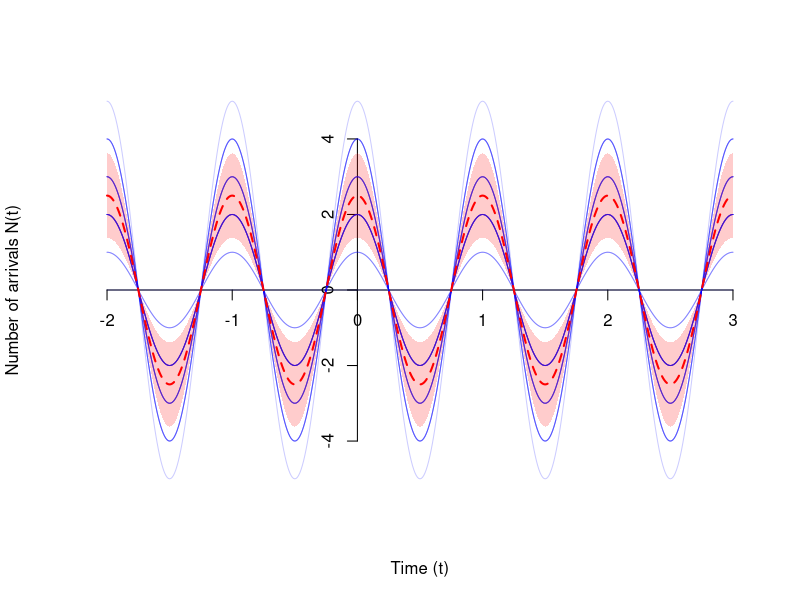
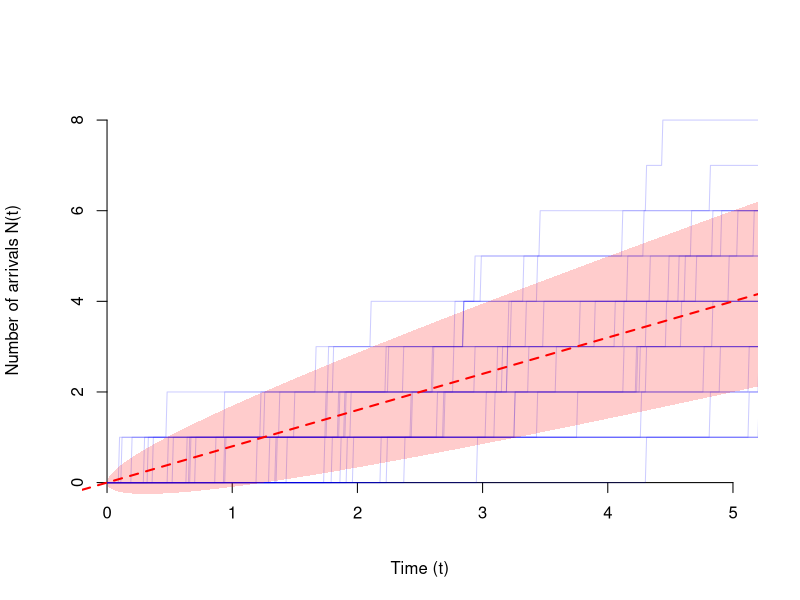
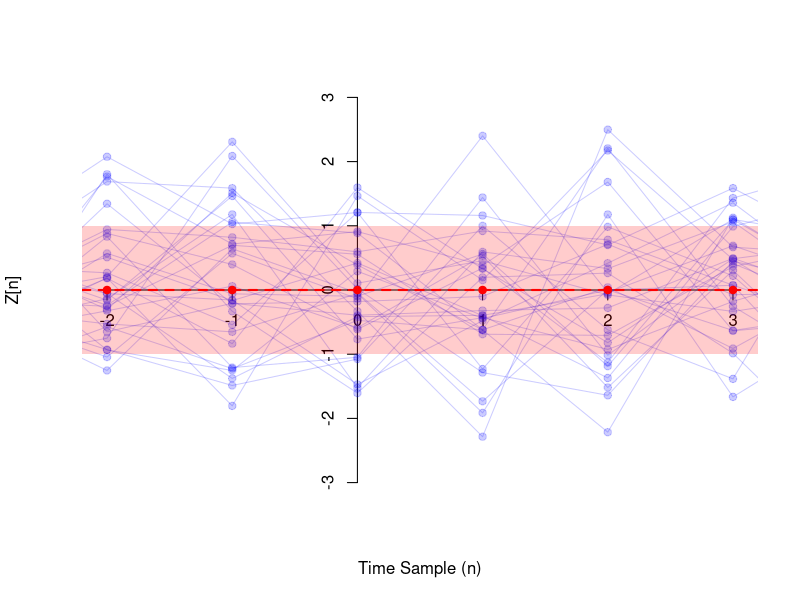
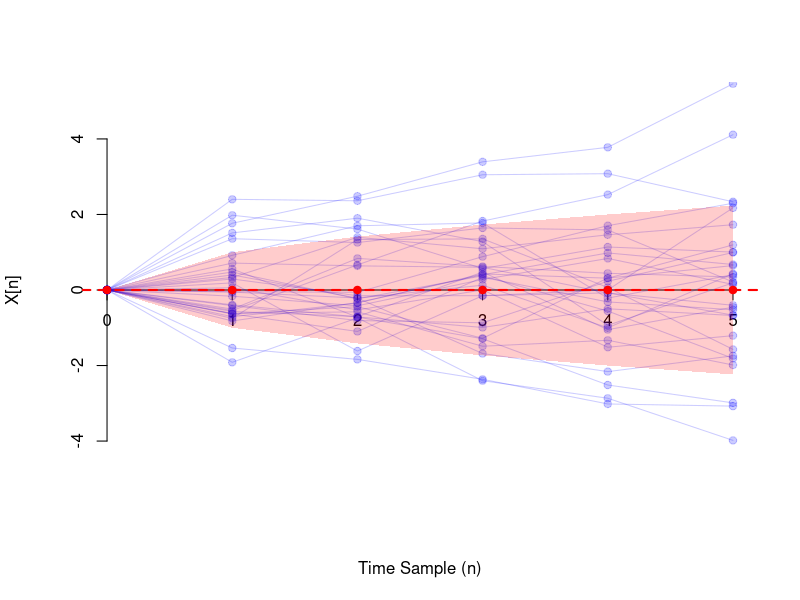

R code for these plots, in order:
## ---- chunk 1
plot(NA, NA,
     xaxt="n", yaxt="n", bty="n",
     xlim=c(-2, 3), ylim=c(-5.1, 5.1),
     xlab="Time (t)", ylab="Number of arrivals N(t)")
axis(1, pos=0)
axis(2, pos=0)
set.seed(1)
ts <- seq(-2, 3, by=0.01)
a <- rbinom(30, 5, 0.5)
for(i in 1:30) {
  lines(ts, a[i] * cos(2 * pi * ts), col=rgb(0, 0, 1, 0.2))
}
lines(ts, 2.5 * cos(2 * pi * ts), col="red", lty=2, lwd=2)
polygon(c(ts, rev(ts)),
        c(2.5 * cos(2 * pi * ts) + sqrt(1.25 * cos(2 * pi * ts)^2),
          2.5 * cos(2 * pi * rev(ts)) - sqrt(1.25 * cos(2 * pi * ts)^2)),
        border=NA,
        col=rgb(1, 0, 0, 0.2))
## ---- chunk 2
plot(NA, NA,
     xaxt="n", yaxt="n", bty="n",
     xlim=c(0, 5), ylim=c(0, 8.5),
     xlab="Time (t)", ylab="Number of arrivals N(t)")
axis(1, pos=0, at=0:5)
axis(2, pos=0)
set.seed(1)
for(i in 1:30) {
  arrivals <- cumsum(rexp(10, 0.8))
  ts <- seq(0, 6, by=.01)
  N <- c()
  for(t in ts) {
    N <- c(N, sum(arrivals < t))
  }
  lines(ts, N, col=rgb(0, 0, 1, 0.2))
}
abline(a=0, b=0.8, col="red", lty=2, lwd=2)
polygon(c(ts, rev(ts)),
        c(0.8 * ts + sqrt(0.8 * ts),
          0.8 * rev(ts) - sqrt(0.8 * rev(ts))),
        border=NA,
        col=rgb(1, 0, 0, 0.2))
## ---- chunk 3
plot(NA, NA,
     xaxt="n", yaxt="n", bty="n",
     xlim=c(-2, 3), ylim=c(-3, 3),
     xlab="Time Sample (n)", ylab="Z[n]")
axis(1, pos=0, at=-2:3)
axis(2, pos=0)
set.seed(1)
for(i in 1:30) {
  ts <- -3:4
  Z <- rnorm(8)
  points(ts, Z, pch=19, col=rgb(0, 0, 1, 0.2))
  lines(ts, Z, col=rgb(0, 0, 1, 0.2))
}
points(-2:3, rep(0, 6), col="red", pch=19)
abline(h=0, col="red", lty=2, lwd=2)
polygon(c(-3, 4, 4, -3),
        c(1, 1, -1, -1),
        border=NA,
        col=rgb(1, 0, 0, 0.2))
## ---- chunk 4
plot(NA, NA,
     xaxt="n", yaxt="n", bty="n",
     xlim=c(0, 5), ylim=c(-5.1, 5.1),
     xlab="Time Sample (n)", ylab="X[n]")
axis(1, pos=0)
axis(2, pos=0)
set.seed(1)
for(i in 1:30) {
  ts <- 0:5
  X <- c(0, cumsum(rnorm(5)))
  points(ts, X, pch=19, col=rgb(0, 0, 1, 0.2))
  lines(ts, X, col=rgb(0, 0, 1, 0.2))
}
points(0:5, rep(0, 6), col="red", pch=19)
abline(h=0, col="red", lty=2, lwd=2)
polygon(c(ts, rev(ts)),
        c(sqrt(ts), -sqrt(rev(ts))),
        border=NA,
        col=rgb(1, 0, 0, 0.2))
